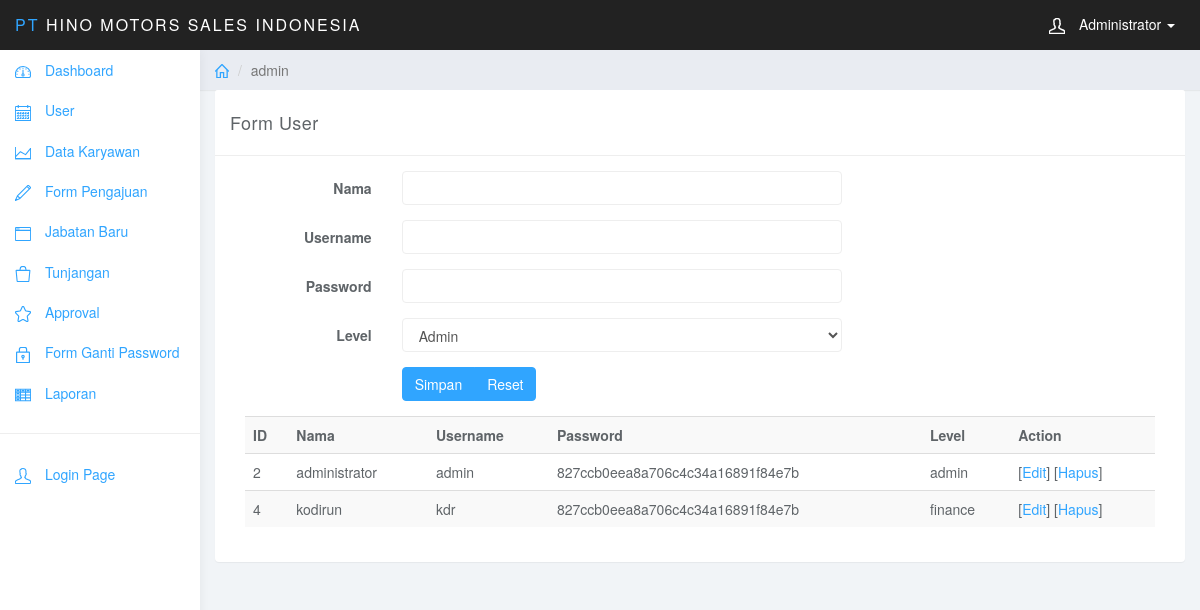
/index.php?page=admin (signed in), run on the app's committed database.
### tables this page shows
CREATE TABLE IF NOT EXISTS `user_tb` (
`id` int(11) NOT NULL,
  `nama` varchar(50) NOT NULL,
  `username` varchar(20) NOT NULL,
  `password` varchar(255) NOT NULL,
  `level` varchar(20) NOT NULL
);

### page/admin.php (the view, shortened to what this page needs)
<div class="panel panel-default">
    <div class="panel-heading">Form User</div>
    <div class="panel-body">
        <div class="col-lg-8">
            <form class="form-horizontal" action="act/usersv.php" method="post">
                <div class="form-group">
                    <label for="" class="control-label col-sm-3">Nama</label>
                    <div class="col-sm-9">
                        <input type="text" name="nama" class="form-control">
                    </div>
                </div>
                <div class="form-group">
                    <label for="" class="control-label col-sm-3">Username</label>
                    <div class="col-sm-9">
                        <input type="text" name="username" class="form-control">
                    </div>
                </div>
                <div class="form-group">
                    <label for="" class="control-label col-sm-3">Password</label>
                    <div class="col-sm-9">
                        <input type="text" name="password" class="form-control">
                    </div>
                </div>
                <div class="form-group">
                    <label for="" class="control-label col-sm-3">Level</label>
                    <div class="col-sm-9">
                        <select class="form-control" name="level">
                            <option value="admin">Admin</option>
                        </select>
                    </div>
                </div>
                <div class="form-group">
                    <div class="btn-group col-sm-9 col-sm-offset-3">
                        <button class="btn btn-primary" type="submit" >Simpan</button>
                        <button class="btn btn-primary" type="reset" >Reset</button>
                    </div>
                </div>
            </form>
        </div>
        <div class="col-lg-4">
        </div>
        <div class="col-sm-12">
            <div class="table-responsive">
                <table class="table table-striped">
                    <tr>
                        <th>ID</th>
                        <th>Nama</th>
                        <th>Username</th>
                        <th>Password</th>
                        <th>Level</th>
                        <th>Action</th>
                    </tr>
                    <?php
                    $r = $con->query("SELECT * FROM user_tb WHERE level <> 'karyawan'");
                    while ($rr = $r->fetch_array()) {
                        ?>
                        <tr>
                            <td><?php echo $rr['id'];?></td>
                            <td><?php echo $rr['nama'];?></td>
                            <td><?php echo $rr['username'];?></td>
                            <td><?php echo $rr['password'];?></td>
                            <td><?php echo $rr['level'];?></td>
                            <td>[<a href="index.php?page=admine&id=<?php echo $rr['id'];?>">Edit</a>] [<a href="act/usdel.php?id=<?php echo $rr['id'];?>" onclick="return confirm('Yakin ingin hapus data ?')">Hapus</a>]</td>
                        </tr>
                        <?php
                    }
                    ?>
                </table>
            </div>
        </div>
    </div>
</div>

### css/styles.css (style rules this page uses)
body { background: #f1f4f7; padding-top: 50px; color: #5f6468; }
a, a:hover, a:focus { color: #30a5ff; }
.form-control { border: 1px solid #eee; box-shadow: none; }
.btn-primary, .btn-primary:hover, .btn-primary:focus, .btn-primary:active, .btn-primary.active, .open > .dropdown-toggle.btn-primary, .btn-primary.disabled, .btn-primary[disabled], fieldset[disabled] .btn-primary, .btn-primary.disabled:hover, .btn-primary[disabled]:hover, fieldset[disabled] .btn-primary:hover, .btn-primary.disabled:focus, .btn-primary[disabled]:focus, fieldset[disabled] .btn-primary:focus, .btn-primary.disabled:active, .btn-primary[disabled]:active, fieldset[disabled] .btn-primary:active, .btn-primary.disabled.active, .btn-primary[disabled].active, fieldset[disabled] .btn-primary.active { background-color: #30a5ff; border-color: #30a5ff; }
.panel { border: 0; }
.panel-heading { font-size: 18px; font-weight: 300; letter-spacing: 0.025em; height: 66px; line-height: 45px; }
.panel-default .panel-heading { background: #fff; border-bottom: 1px solid #eee; color: #5f6468; }
.table { background: #fff; }

### data on the page
user_tb: id "2", nama "administrator", username "admin", password "827ccb0eea8a706c4c34a16891f84e7b", level "admin"
user_tb: id "4", nama "kodirun", username "kdr", password "827ccb0eea8a706c4c34a16891f84e7b", level "finance"

### other printed values
$u "Administrator"
$page "admin"
